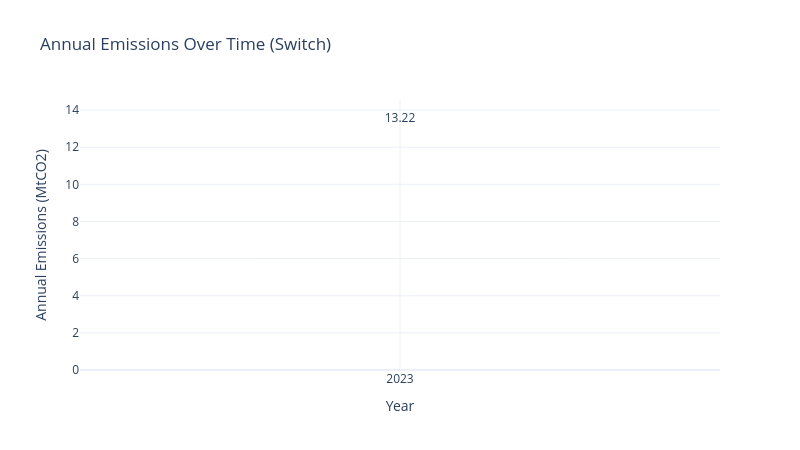

Notebook code for this chart:
### Code cell
em_sw = pd.read_csv(model_outputs_path+'/emissions.csv')
em_sw['AnnualEmissions_MtCO2_per_yr'] = em_sw['AnnualEmissions_tCO2_per_yr'] / 1000000
#em_sw = em_sw[em_sw['PERIOD'] != 2023]
sw.scenarios.annual_emmissions(em_sw, 'PERIOD', 'AnnualEmissions_MtCO2_per_yr', scenario_name, 'Switch')

### Figure 1 — Plotly figure (JSON) as saved in the notebook; plotly's stock layout.template omitted (floating-point values rounded to 4 significant figures)
{"data": [{"line": {"color": "#3292A9"}, "mode": "lines+text", "text": ["13.22"], "textposition": "top center", "type": "scatter", "x": [2023], "y": [13.22]}], "layout": {"height": 450, "showlegend": false, "title": {"text": "Annual Emissions Over Time (Switch)"}, "width": 800, "xaxis": {"tickvals": [2023], "title": {"text": "Year"}}, "yaxis": {"range": [0, 14.54], "title": {"text": "Annual Emissions (MtCO2)"}}}}
